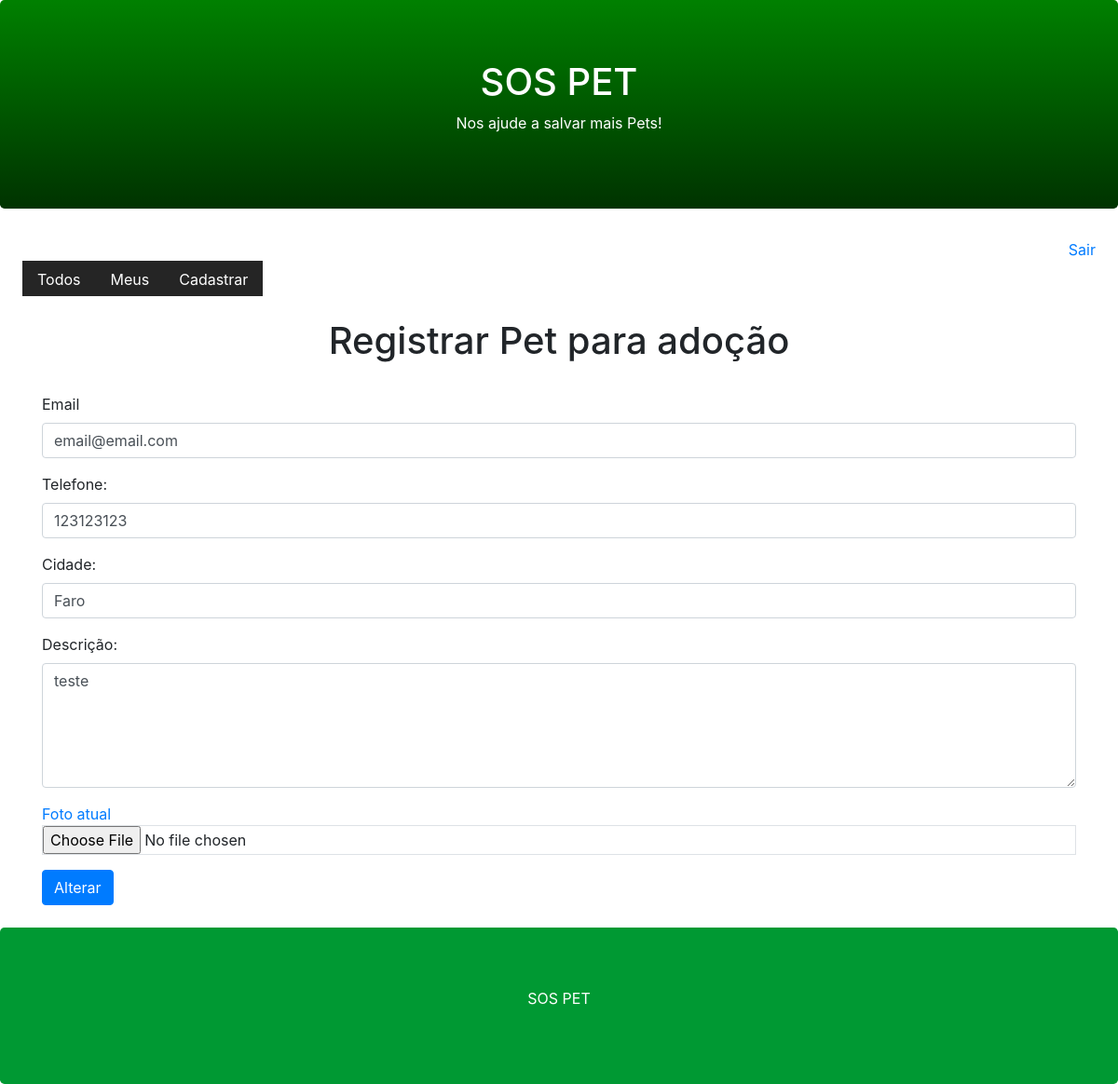
Screenshot of /pet/register/?id=1 (signed in) with the database file from the repository.
### core/models.py (models this page shows, shortened)
class Pet(models.Model):
    city = models.CharField(max_length=100)
    description = models.TextField()
    phone = models.CharField(max_length=11, null=True)
    email = models.EmailField(null=True, blank=True)
    user = models.ForeignKey(User, on_delete=models.CASCADE)
    end_date = models.DateTimeField(null=True, blank=True)
    begin_date = models.DateTimeField(auto_now_add=True)
    active = models.BooleanField(default=True)
    photo = models.ImageField(upload_to='pet', blank=True, null=True)
    class Meta:
        db_table = 'pet_lost'

### core/views.py (the view)
# urls.py: path('pet/register/', views.register_pet),
@login_required(login_url='/login/')
def register_pet(request):
    pet_id = request.GET.get('id')
    if pet_id:
        pet = Pet.objects.get(id=pet_id)
        if pet.user == request.user:
            return render(request, 'register-pet.html', {'pet':pet})
    return render(request, 'register-pet.html')

### templates/register-pet.html (shortened to what this page needs)
{% extends "model-page.html" %}
{% block content %}
    <h1 class="text-center">Registrar Pet para adoção</h1>
    <br>
    <form enctype="multipart/form-data" action="submit", method="POST">{% csrf_token %}
        <div class="container">
            <div class="form-group">
                <label for="email">Email</label>
                <input type="email" class="form-control" name="email" value="{{ pet.email }}">
            </div>
            <div class="form-group">
                <label for="phone">Telefone:</label>
                <input type="tel" class="form-control" name="phone" value="{{ pet.phone }}">
            </div>
            <div class="form-group">
                <label for="city">Cidade:</label>
                <input type="text" class="form-control" name="city" value="{{ pet.city }}">
            </div>
            <div class="form-group">
                <label for="description">Descrição:</label>
                <textarea class="form-control" rows="5" name="description">{{ pet.description }}</textarea>
            </div>
            <div class="form-group">
                <a href="/media/{{ pet.photo }}" target="_blank">Foto atual</a>
                <input type="file" class="form-control-file border" name="file" accept="image/*">
            </div>
            <button type="submit" class="btn btn-primary">
                {% if pet %}
                    Alterar
                {% else %}
                    Registrar
                {% endif %}
            </button>
        </div>
      </form>
      <br>
{% endblock %}

### rows the page displays
Pet: email "email@email.com", phone "123123123", city "Faro", description "teste"
